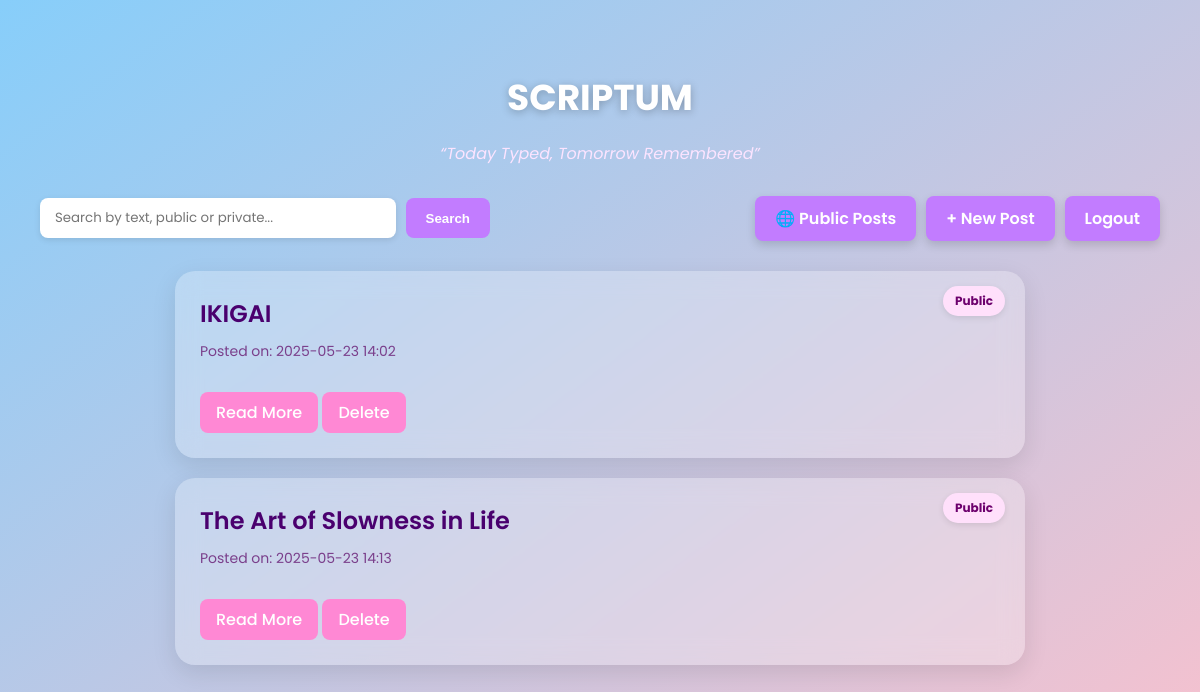
The page /dashboard (signed in) on the database its author committed.
### app/model.py (models this page shows)
class Post(db.Model):
    id = db.Column(db.Integer, primary_key=True)
    title = db.Column(db.String(100), nullable=False)
    content = db.Column(db.Text, nullable=False)
    image_url = db.Column(db.String(255),nullable=True)
    link=db.Column(db.String(255),nullable=True)
    is_public = db.Column(db.Boolean, default=False)
    date_posted = db.Column(db.DateTime, default=datetime.utcnow)
    user_id = db.Column(db.Integer, db.ForeignKey('user.id'), nullable=False)
    views = db.Column(db.Integer, default=0)
    likes = db.Column(db.Integer, default=0)
    liked_by = db.relationship('PostLike', backref='post', lazy='dynamic')

### app/routes/main.py (the view)
@main.route('/')
@main.route('/dashboard')
@login_required
def dashboard():
    query = request.args.get('q', '')
    if query:
        if query.lower() in ['public', 'private']:
            posts = Post.query.filter(
                Post.user_id == current_user.id,
                Post.is_public == (query.lower() == 'public')
            ).all()
        else:
            posts = Post.query.filter(
                Post.user_id == current_user.id,
                Post.content.contains(query)
            ).all()
    else:
        posts = Post.query.filter_by(user_id=current_user.id).all()
    return render_template('dashboard.html', current_user=current_user, posts=posts)

### app/templates/dashboard.html (shortened to what this page needs)
<!DOCTYPE html>
<html lang="en">
<head>
</head>
<body>
    <h2>SCRIPTUM</h2>
    <p class="subtitle">“Today Typed, Tomorrow Remembered”</p>
    <div class="top-actions" style="display: flex; justify-content: space-between; align-items: center; flex-wrap: wrap; gap: 10px; margin-bottom: 30px;">
        <form method="GET" action="{{ url_for('main.dashboard') }}" style="display: flex; gap: 10px; flex-grow: 1; max-width: 450px;">
            <input type="text" name="q" placeholder="Search by text, public or private..."
                   style="padding: 10px 15px; border-radius: 8px; border: none; flex-grow: 1; box-shadow: 0 2px 6px rgba(0,0,0,0.1); font-family: 'Poppins', sans-serif;">
            <button type="submit" style="padding: 10px 20px; background-color: #c27cff; color: white; border: none; border-radius: 8px; font-weight: 600; cursor: pointer;">
                Search
            </button>
        </form>
        <div style="display: flex; gap: 10px;">
            <a href="{{ url_for('blog.public_posts') }}" class="create-post">🌐 Public Posts</a>
            <a href="{{ url_for('blog.create_post') }}" class="create-post">+ New Post</a>
            <a href="{{ url_for('auth.logout') }}" class="create-post">Logout</a>
        </div>
    </div>
    {% for post in posts %}
    <div class="post-card">
        <div class="visibility-badge">
            {{ 'Public' if post.is_public else 'Private' }}
        </div>
        <div class="post-title">{{ post.title }}</div>
        <div class="post-meta">Posted on: {{ post.date_posted.strftime('%Y-%m-%d %H:%M') }}</div>
        <a class="read-more" href="{{ url_for('blog.post', post_id=post.id) }}">Read More</a>
        <a class="delete" href="{{ url_for('blog.delete', post_id=post.id) }}">Delete</a>
    </div>
    {% endfor %}
</body>
</html>

### app/templates/dashboard.html (style rules this page uses)
body { margin: 0; padding: 40px; font-family: 'Poppins', sans-serif; background: linear-gradient(to bottom right, #87cefa, #ffc0cb); min-height: 100vh; color: #2e003e; }
.top-actions { display: flex; justify-content: flex-end; gap: 10px; width: 100%; max-width: 1200px; margin: 0 auto 20px auto; }
.create-post { padding: 10px 20px; background-color: #c27cff; color: white; text-decoration: none; border-radius: 8px; font-weight: 600; box-shadow: 0 4px 10px rgba(0, 0, 0, 0.15); transition: background-color 0.3s ease; }
h2 { text-align: center; font-size: 36px; font-weight: 700; margin-bottom: 10px; color: #fff; text-shadow: 0 2px 8px rgba(0, 0, 0, 0.25); }
p.subtitle { text-align: center; font-style: italic; color: #fce4ff; margin-bottom: 30px; }
.post-card { background: rgba(255, 255, 255, 0.25); backdrop-filter: blur(12px); border-radius: 20px; padding: 25px; margin: 20px auto; width: 90%; max-width: 800px; box-shadow: 0 8px 24px rgba(0, 0, 0, 0.1); position: relative; transition: transform 0.2s ease; overflow: hidden; }
.post-title { font-size: 24px; font-weight: 600; color: #4a006e; margin-bottom: 10px; }
.post-meta { font-size: 14px; color: #7a3f8b; margin-bottom: 15px; }
.read-more, .delete { display: inline-block; margin-top: 15px; padding: 8px 16px; background-color: #ff88d4; color: white; text-decoration: none; border-radius: 8px; font-weight: 500; transition: background-color 0.3s ease; }
.visibility-badge { position: absolute; top: 15px; right: 20px; background-color: #ffe0fb; color: #6d006d; font-size: 12px; font-weight: bold; padding: 6px 12px; border-radius: 16px; box-shadow: 0 2px 6px rgba(0,0,0,0.1); }

### rows shown on the page
Post: is_public "Public", title "IKIGAI", date_posted "2025-05-23 14:02"
Post: is_public "Public", title "The Art of Slowness in Life", date_posted "2025-05-23 14:13"
